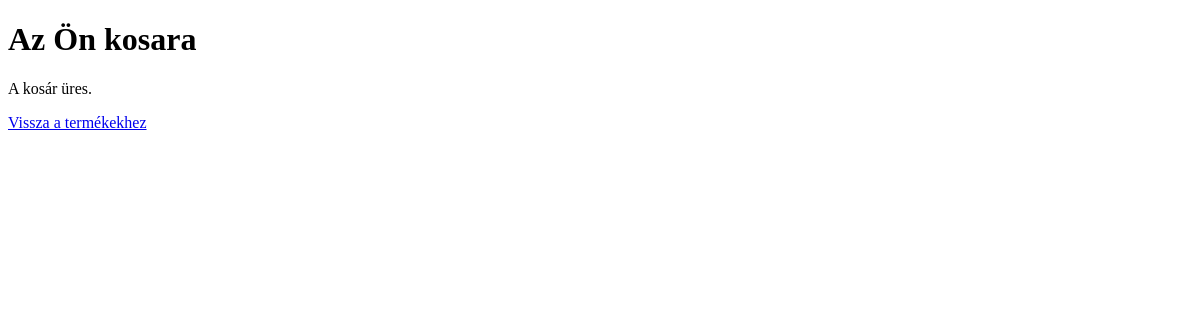
The app's page /cart/ (signed in), older data.
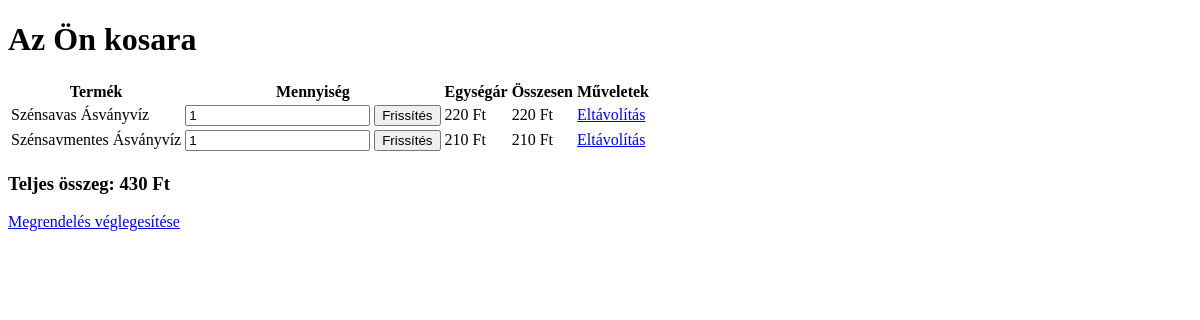
The same page, newer data.
### Fooldal/models.py (models this page shows)
class CartItem(models.Model):
    cart = models.ForeignKey(Cart, related_name='items',on_delete=models.CASCADE)
    product= models.ForeignKey('Termek', on_delete=models.CASCADE)
    quantity = models.PositiveBigIntegerField(default=1)
    def get_total_price(self):
        return self.product.Ar * self.quantity

class Termek(models.Model):
    Azon = models.CharField(max_length=10)
    Nev = models.CharField(max_length=100)
    Kategoria = models.CharField(max_length=50)
    Kiszereles = models.CharField(max_length=10)
    Ar=models.IntegerField()

### Fooldal/views.py (the view)
# urls.py: path('cart/', views.view_cart, name='view_cart'),
@login_required
def view_cart(request):
    cart, created = Cart.objects.get_or_create(user=request.user)
    items = cart.items.select_related('product')
    total_price = cart.get_total_price()
    return render(request, 'cart.html', {
        'cart': cart,
        'items': items,
        'total_price': total_price
    })

### Fooldal/models.py (called while the page is built)
    def get_total_price(self):
        return sum(item.get_total_price() for item in self.items.all())

### Fooldal/templates/cart.html (shortened to what this page needs)
<!DOCTYPE html>
<html lang="hu">
<head>
</head>
<body>
    <h1>Az Ön kosara</h1>
    {% if items %}
        <table>
            <thead>
                <tr>
                    <th>Termék</th>
                    <th>Mennyiség</th>
                    <th>Egységár</th>
                    <th>Összesen</th>
                    <th>Műveletek</th>
                </tr>
            </thead>
            <tbody>
                {% for item in items %}
                    <tr>
                        <td>{{ item.product.Nev }}</td>
                        <td>
                            <form method="POST" action="{% url 'update_quantity' item.id %}">
                                <input type="number" name="quantity" value="{{ item.quantity }}" min="1">
                                <button type="submit">Frissítés</button>
                            </form>
                        </td>
                        <td>{{ item.product.Ar }} Ft</td>
                        <td>{{ item.get_total_price }} Ft</td>
                        <td>
                            <a href="{% url 'remove_from_cart' item.id %}">Eltávolítás</a>
                        </td>
                    </tr>
                {% endfor %}
            </tbody>
        </table>
        <h3>Teljes összeg: {{ total_price }} Ft</h3>
        <a href="{% url 'order' %}">Megrendelés véglegesítése</a>
    {% else %}
        <p>A kosár üres.</p>
        <a href="{% url 'termek-list' %}">Vissza a termékekhez</a>
    {% endif %}
</body>
</html>

Row changes from the older to the newer data that the page shows:
added CartItem: product.Nev "Szénsavas Ásványvíz", quantity "1", product.Ar "220", get_total_price "220"
added CartItem: product.Nev "Szénsavmentes Ásványvíz", quantity "1", product.Ar "210", get_total_price "210"
Text that changed along with them:
{{ total_price }}: (not shown) → "430"
text no longer shown: "A kosár üres. Vissza a termékekhez"
text now shown: "Termék Mennyiség Egységár Összesen Műveletek Teljes összeg: Ft Megrendelés véglegesítése"
